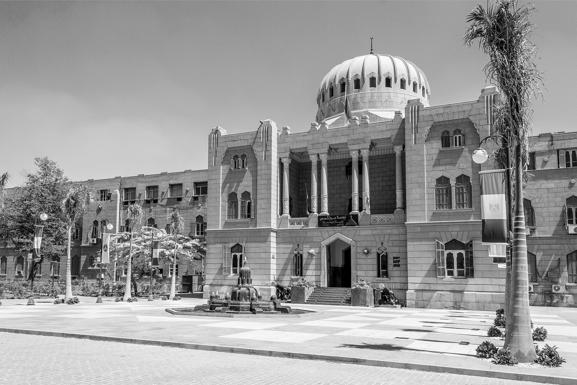
#> input picture Engineering.jpg, 577 x 385 px
$ jupyter execute main.ipynb   (shell and % lines are left out)   (older library calls are emulated)
#> lines starting #> are read from the running program, lines starting #| are printed output that depends on the picture; after the words box and inside, x2 and y2 are one past the last pixel; in counts of white or black regions, pixels touching at a corner belong together
[cell 1]
from skimage import io
import numpy as np

[cell 2]
img1 = io.imread('Engineering.jpg')
#> img1 is the input picture: shape (385, 577); min 0, max 255, mean 151.3
img2 = io.imread('Engineering2.jpg')
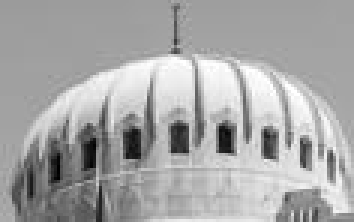
#> input picture Engineering2.jpg, 118 x 74 px (shown 3 times larger)
#> img2 is the input picture: shape (74, 118); min 0, max 255, mean 167.2

[cell 3]
def moravec(o_img, threshold):
    x = o_img.shape[0]
    y = o_img.shape[1]
    min_v = 1000.0*1000
    img = np.zeros((x, y), dtype=np.float)
    xy_shifts = [(1, 0), (1, 1), (1, -1), (0, 1), (0, -1), (-1, 1), (-1, 0), (-1, -1)]
    # for every pixel except edges
    for i in range(2, x-2):
        for j in range(2, y-2):
            for shift in xy_shifts:
                v = 0.0
                for k in range(-1, 2):
                    for l in range(-1, 2):
                        pixel1 = float(o_img[i + k, j + l])
                        pixel2 = float(o_img[i + k + shift[0], j + l + shift[1]])
                        diff = pixel2 - pixel1
                        diff = diff * diff
                        v += diff
                if v < min_v:
                    min_v = v
            if min_v < threshold:
                img[i, j] = 0
            else:
                img[i, j] = min_v
            min_v = 1000.0 * 1000
    return img

[cell 4]
# non-maximal suppression gives a more accurate slim detailed result of the corners
# removing the excess unneeded marks
def non_maximal_suppression(c_img):
    x = c_img.shape[0]
    y = c_img.shape[1]
    img = np.zeros((x, y), dtype=np.float)
    xy_shifts = [(1, 0), (1, 1), (1, -1), (0, 1), (0, -1), (-1, 1), (-1, 0), (-1, -1)]
    # for every pixel
    for i in range(2, x-2):
        for j in range(2, y-2):
            for shift in xy_shifts:
                neighbor_pixel = c_img[i + shift[0], j + shift[1]]
                if c_img[i, j] <= neighbor_pixel:
                    img[i, j] = 1
                    break

    for i in range(2, x-2):
        for j in range(2, y-2):
            if img[i, j] == 1:
                c_img[i, j] = 0
    return c_img

[cell 5]
def color_corners(o_im, c_im):
    I = np.dstack([o_im, o_im, o_im])
    x = c_im.shape[0]
    y = c_im.shape[1]
    for i in range(x):
        for j in range(y):
            if c_im[i, j] != 0:
                I[i, j, :] = [255, 0, 0]
    return I

[cell 6]
def show_img(img):
    io.imshow(img)
    io.show()


def save_img(im, name):
    io.imsave(name, im)

[cell 7]
# Engineering img1 tests
img_before_supp = moravec(img1, 2000)
colored_corners = color_corners(img1, img_before_supp)
#> after the loop in color_corners, `for i in range(x):`: I: shape (385, 577, 3); 15.83% of pixels changed, all inside (x1, y1, x2, y2) = (2, 2, 575, 379)
show_img(colored_corners)
save_img(colored_corners, 'Engineering_2k.jpg')
#> in save_img, `io.imsave(name, im)`:
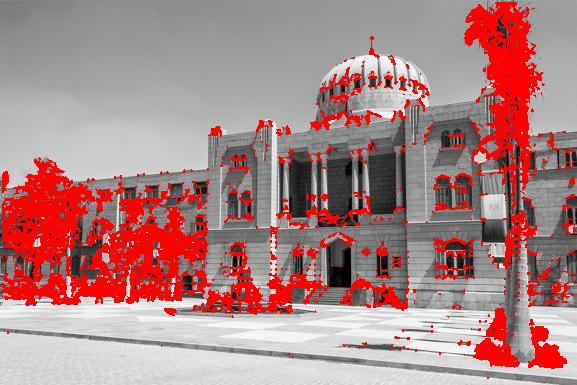
#> saved as Engineering_2k.jpg: shape (385, 577, 3); mean R, G, B 172, 133.2, 133
img_after_supp = non_maximal_suppression(img_before_supp)
#> after the loop in non_maximal_suppression, `for i in range(2, x-2):`:
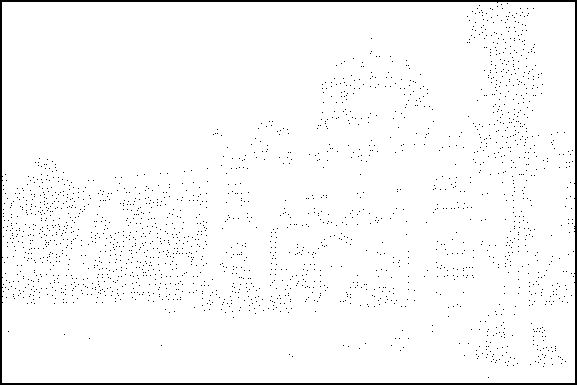
#> img: shape (385, 577) float64; values 0 (black) and 1 (white), 97.3% white; 2147 black regions (2146 under 20 px), largest, box (x1, y1, x2, y2) and area: (0, 0, 577, 385) 3847
#> after the loop in non_maximal_suppression, `for i in range(2, x-2):`:
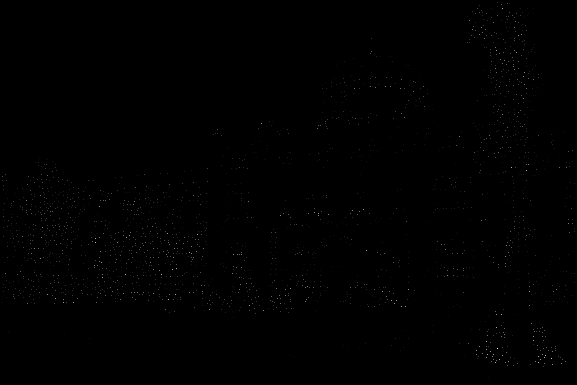
#> c_img: shape (385, 577) float64; min 0, max 42633, mean 86.1; drawn with min black and max white
colored_corners = color_corners(img1, img_after_supp)
#> after the loop in color_corners (call 2), `for i in range(x):`: I: shape (385, 577, 3); 0.97% of pixels changed, all inside (x1, y1, x2, y2) = (2, 2, 575, 378)
show_img(colored_corners)
save_img(colored_corners, 'Engineering_2k_supp.jpg')

img_before_supp = moravec(img1, 4000)
colored_corners = color_corners(img1, img_before_supp)
#> after the loop in color_corners (call 3), `for i in range(x):`: I: shape (385, 577, 3); 8.74% of pixels changed, all inside (x1, y1, x2, y2) = (2, 2, 575, 368)
show_img(colored_corners)
save_img(colored_corners, 'Engineering_4k.jpg')
img_after_supp = non_maximal_suppression(img_before_supp)
#> after the loop in non_maximal_suppression (call 2), `for i in range(2, x-2):`: img: shape (385, 577) float64; values 0 (black) and 1 (white), 97.5% white; 1699 black regions (1698 under 20 px), largest, box (x1, y1, x2, y2) and area: (0, 0, 577, 385) 3840
colored_corners = color_corners(img1, img_after_supp)
#> after the loop in color_corners (call 4), `for i in range(x):`: I: shape (385, 577, 3); 0.77% of pixels changed, all inside (x1, y1, x2, y2) = (2, 2, 575, 367)
show_img(colored_corners)
save_img(colored_corners, 'Engineering_4k_supp.jpg')

img_before_supp = moravec(img1, 6000)
colored_corners = color_corners(img1, img_before_supp)
show_img(colored_corners)
save_img(colored_corners, 'Engineering_6k.jpg')
img_after_supp = non_maximal_suppression(img_before_supp)
#> after the loop in non_maximal_suppression (call 3), `for i in range(2, x-2):`: img: shape (385, 577) float64; values 0 (black) and 1 (white), 97.7% white; 1347 black regions (1346 under 20 px), largest, box (x1, y1, x2, y2) and area: (0, 0, 577, 385) 3836
colored_corners = color_corners(img1, img_after_supp)
show_img(colored_corners)
save_img(colored_corners, 'Engineering_6k_supp.jpg')

[cell 8]
# Engineering2 img2 tests
img_before_supp = moravec(img2, 2000)
colored_corners = color_corners(img2, img_before_supp)
#> after the loop in color_corners (call 7), `for i in range(x):`: I: shape (74, 118, 3); 9.44% of pixels changed, all inside (x1, y1, x2, y2) = (3, 2, 116, 72)
show_img(colored_corners)
save_img(colored_corners, 'Engineering2_2k.jpg')
#> in save_img (call 7), `io.imsave(name, im)`:
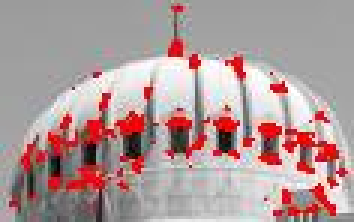
#> saved as Engineering2_2k.jpg: shape (74, 118, 3) (shown 3 times larger); mean R, G, B 176.2, 153.4, 153.2
img_after_supp = non_maximal_suppression(img_before_supp)
#> after the loop in non_maximal_suppression (call 4), `for i in range(2, x-2):`: img: shape (74, 118) float64; values 0 (black) and 1 (white), 90.5% white; 77 black regions (76 under 20 px), largest, box (x1, y1, x2, y2) and area: (0, 0, 118, 74) 754
#> after the loop in non_maximal_suppression (call 4), `for i in range(2, x-2):`:
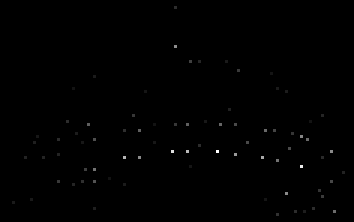
#> c_img: shape (74, 118) float64 (shown 3 times larger); min 0, max 27217, mean 65.8; drawn with min black and max white
colored_corners = color_corners(img2, img_after_supp)
#> after the loop in color_corners (call 8), `for i in range(x):`: I: shape (74, 118, 3); 0.89% of pixels changed, all inside (x1, y1, x2, y2) = (4, 2, 115, 72)
show_img(colored_corners)
save_img(colored_corners, 'Engineering2_2k_supp.jpg')

img_before_supp = moravec(img2, 4000)
colored_corners = color_corners(img2, img_before_supp)
#> after the loop in color_corners (call 9), `for i in range(x):`: I: shape (74, 118, 3); 3.36% of pixels changed, all inside (x1, y1, x2, y2) = (17, 2, 113, 72)
show_img(colored_corners)
save_img(colored_corners, 'Engineering2_4k.jpg')
img_after_supp = non_maximal_suppression(img_before_supp)
colored_corners = color_corners(img2, img_after_supp)
#> after the loop in color_corners (call 10), `for i in range(x):`:
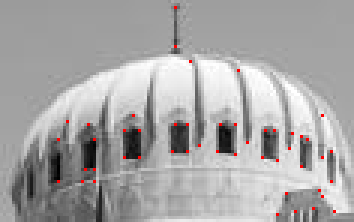
#> I: shape (74, 118, 3) (shown 3 times larger); 0.55% of pixels changed, all inside (x1, y1, x2, y2) = (19, 2, 112, 72); drawn as R, G, B
show_img(colored_corners)
save_img(colored_corners, 'Engineering2_4k_supp.jpg')

img_before_supp = moravec(img2, 6000)
colored_corners = color_corners(img2, img_before_supp)
#> after the loop in color_corners (call 11), `for i in range(x):`:
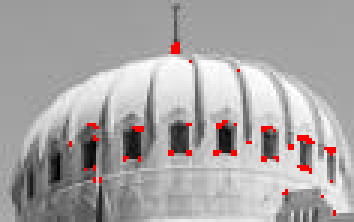
#> I: shape (74, 118, 3) (shown 3 times larger); 1.43% of pixels changed, all inside (x1, y1, x2, y2) = (23, 14, 112, 72); drawn as R, G, B
show_img(colored_corners)
save_img(colored_corners, 'Engineering2_6k.jpg')
img_after_supp = non_maximal_suppression(img_before_supp)
#> after the loop in non_maximal_suppression (call 6), `for i in range(2, x-2):`:
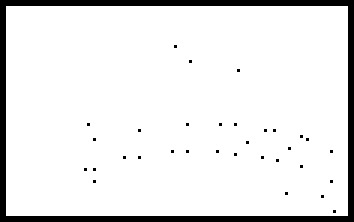
#> img: shape (74, 118) float64 (shown 3 times larger); values 0 (black) and 1 (white), 91% white; 33 black regions (32 under 20 px), largest, box (x1, y1, x2, y2) and area: (0, 0, 118, 74) 752
colored_corners = color_corners(img2, img_after_supp)
#> after the loop in color_corners (call 12), `for i in range(x):`:
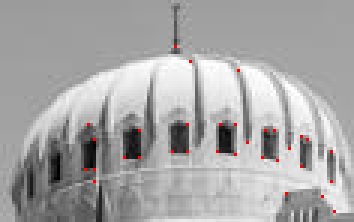
#> I: shape (74, 118, 3) (shown 3 times larger); 0.37% of pixels changed, all inside (x1, y1, x2, y2) = (28, 15, 112, 71); drawn as R, G, B
show_img(colored_corners)
save_img(colored_corners, 'Engineering2_6k_supp.jpg')
